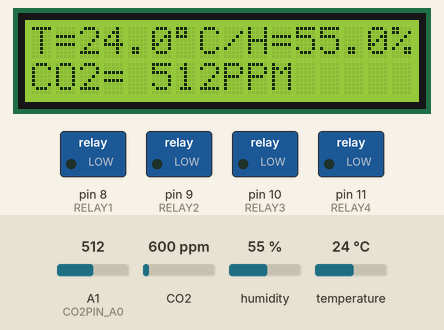
Simulated run of this sketch. Board: Arduino Uno, built with avr-gcc and run on an emulated ATmega328P. On the bench: 16×2 character LCD, switched loads named in the sketch (green lamp = pin HIGH). Wiring (inferred from the names in the program): DHT22 sensor: data pin 7. The inputs (shaded band) are chosen by the test bench; at power-on: A1 (CO2PIN_A0) = 512, temperature 24 °C, humidity 55 %, CO2 600 ppm. What the sketch prints to the serial monitor is not drawn.

Above: at 1.2 s.
1.3 s: A1 (CO2PIN_A0) set to 107
At 4.2 s:
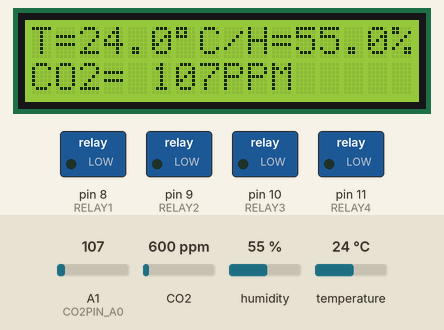
4.6 s: A1 (CO2PIN_A0) set to 88
At 6.4 s:
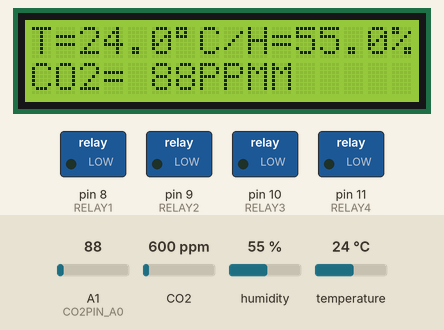
7.4 s: temperature set to 23.5 °C
At 9.9 s:
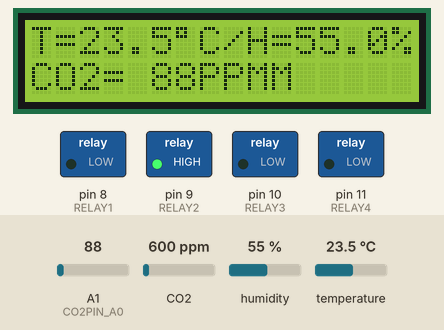
10.2 s: A1 (CO2PIN_A0) set to 306
At 12.2 s:
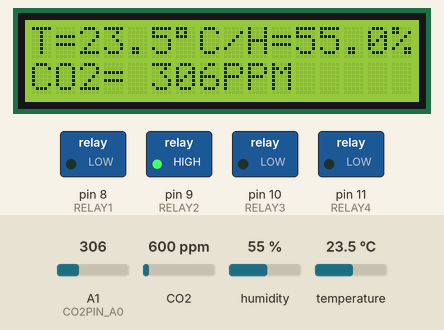
13.0 s: humidity set to 22 %
At 15.5 s:
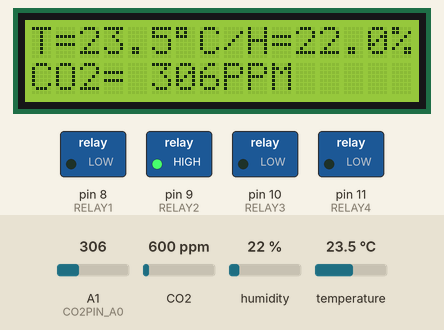
15.8 s: humidity set to 40 %
At 18.0 s:
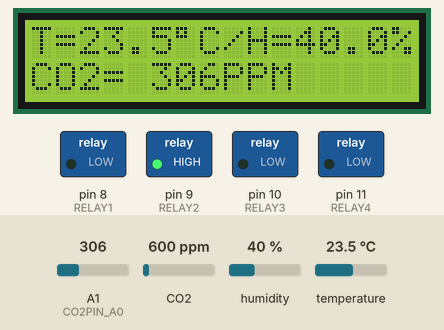
Timing chart, 0 to 19.5 s (numbered marks = the images above; inputs shaded):
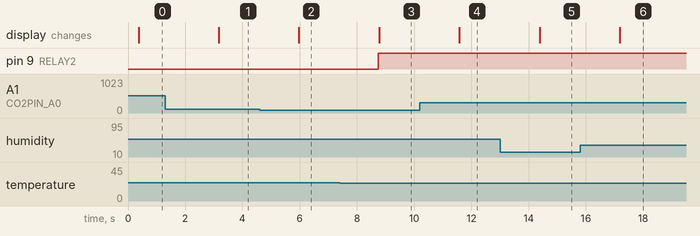

Measured:
- the behaviour switches between 100 and 99 on A1 (CO2PIN_A0) (found by bisection; images 1 and 2)
- the behaviour switches between 24 and 23.9 °C on temperature (found by bisection; images 2 and 3)
- after the input at 1.3 s, the display: changes after 1.9 s (image 1)
- after the input at 4.6 s, the display: changes after 1.4 s (image 2)
- after the input at 7.4 s, pin 9 (RELAY2): LOW → HIGH after 1.3 s; the display: changes after 1.4 s (image 3)
- after the input at 10.2 s, the display: changes after 1.4 s (image 4)
- after the input at 13.0 s, the display: changes after 1.4 s (image 5)
- after the input at 15.8 s, the display: changes after 1.4 s (image 6)

The sketch:

MoistureHumiditySensor.ino
```cpp
//***************************************************************************//
#include <Wire.h>
// Get the LCD I2C Library here:
// https://bitbucket.org/fmalpartida/new-liquidcrystal/downloads
#include <LiquidCrystal_I2C.h>

// set the LCD address to 0x27 (default)
// Set the pins on the I2C chip used for LCD connections:
//                    addr, en,rw,rs,d4,d5,d6,d7,bl,blpol
LiquidCrystal_I2C lcd(0x27, 2, 1, 0, 4, 5, 6, 7, 3, POSITIVE);  // Set the LCD I2C address
// see here for info: https://www.youtube.com/watch?v=Wj_BBSsfNRg

/*===CO2===========================================*/
#include "MQ135.h"

#define CO2PIN_A0 1
#define CO2PIN_D0 4
MQ135 mq135(CO2PIN_A0);

/*===Moisture,Temp,Humidity========================*/
#include "DHT.h"

//#define MOISTUREPIN A0
#define DHTPIN 7
#define DHTTYPE DHT22   // DHT 11 or 22
DHT dht(DHTPIN, DHTTYPE);

/*===Relays=======================================*/
#define RELAY1  8      // Relay to start the first heater
#define RELAY2  9      // Relay to start the second heater
#define RELAY3  10     //Relay to start the humidifier
#define RELAY4  11     //Relay to start air pump


/*****************************/
/*set Triggers *************/
float h_trig = 90;
float t_trig  = 26;
float C02_trig = 800;
/*****************************/


//***************************************************************************//
void setup() {
//***************************************************************************//

  // initialize LCD library
  lcd.begin(16,2);

  // declare CO2 sensor
  pinMode(CO2PIN_D0, INPUT);


  // start DHT22
  Serial.begin(115200);
  dht.begin();

  // declare pins as output
  pinMode(RELAY1, OUTPUT);
  pinMode(RELAY2, OUTPUT);
  pinMode(RELAY3, OUTPUT);
  pinMode(RELAY4, OUTPUT);

}

//***************************************************************************//
void loop() {
//***************************************************************************//

  // read analog sensors:
  //  int m = analogRead(MOISTUREPIN);
  float co2 = mq135.getPPM();
  int co2_uncor = analogRead(CO2PIN_A0);

  // Reading temperature or humidity takes about 250 milliseconds!
  // Sensor readings may also be up to 2 seconds 'old' (its a very slow sensor)
  float h = dht.readHumidity();

  // set relay based on readings
/*
    if (h < h_trig ) {
      digitalWrite(RELAY1, LOW); }
    if (h > h_trig ) {
      digitalWrite(RELAY1, HIGH);}
*/
  // Read temperature as Celsius (the default)
  float t = dht.readTemperature();

    if (t > (t_trig + 2) ) { // 2 deg c buffer
      digitalWrite(RELAY2, LOW);
      }
    if (t < (t_trig - 2) ) { //2 deg c buffer
        digitalWrite(RELAY2, HIGH);
      }
/*
  // Check if any reads failed and exit early (to try again).
  if (isnan(h) || isnan(t)) {
    Serial.println("Failed to read from DHT sensor!");
    return;
  }
*/
  //corrected for t&h CO2 ppm:
  float co2_cor = mq135.getCorrectedPPM(t, h);

  // Compute heat index in Celsius (isFahreheit = false)
  float hic = dht.computeHeatIndex(t, h, false);

Serial.print(h);
Serial.print(" , ");
Serial.print(t);
Serial.print(" , ");
Serial.print(hic);
Serial.print(" , ");
//Serial.print(m);
//Serial.print(" , ");
//Serial.print(co2);
//Serial.print(" , ");
//Serial.print(co2_cor);
//Serial.print(" , ");
Serial.println(co2_uncor);

  lcd.setCursor(0,0);
  lcd.print("T=");
  lcd.print(t,1);
  lcd.print((char)223); //degree symbol
  lcd.print("C/H=");
  lcd.print(h,1);
  lcd.print("%");
  lcd.setCursor(0,1);
  lcd.print("CO2= ");
  lcd.print(co2_uncor);
  lcd.print("PPM");

delay(2500); //Pause between readings.

}
```
